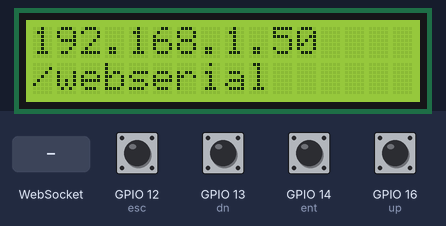
A sketch run on a simulated ESP8266 (NodeMCU). Parts: 16×2 character LCD. The inputs (shaded band) are chosen by the test bench; at power-on: GPIO 12 (esc), GPIO 13 (dn), GPIO 14 (ent), GPIO 16 (up) HIGH. WiFi joins after 1.5 s; servers stay silent unless stated; what the sketch prints to the serial monitor is not drawn.

Above: at 2.8 s.
2.9 s: GPIO 12 (esc) pulled LOW for 0.15 s
4.5 s: GPIO 13 (dn) pulled LOW for 0.15 s
6.1 s: GPIO 14 (ent) pulled LOW for 0.15 s
7.7 s: GPIO 16 (up) pulled LOW for 0.15 s
9.3 s: WebSocket text "lcdx:" received
At 10.5 s:
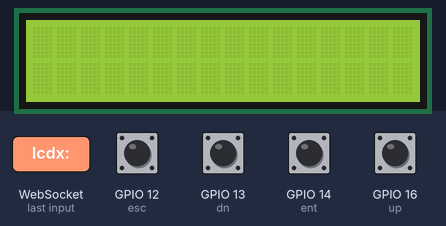
10.8 s: WebSocket text "lcd0:" received
Timing chart, 0 to 13.3 s (numbered marks = the images above; inputs shaded):
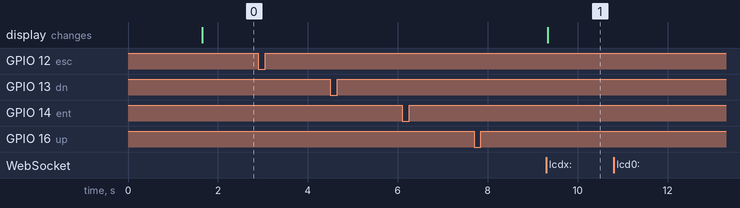

The sketch:

ESP8266__Websockets_HMI__V1.0.ino
```cpp
// ESP8266, Websockets HMI, V1.0

#include <ESP8266WiFi.h>
#include <Arduino.h>
#include <ESPAsyncTCP.h>
#include <ESPAsyncWebServer.h>
#include <WebSerial.h>
#include <LiquidCrystal_I2C.h>

#define up 16 // up button is on ADC pin (16 cannot be input_pullup)
#define dn 13 // dn button pin D7
#define ent 14 // up button pin D5
#define esc 12 // dn button pin D6

//const char* ssid = "Production Line";          // Your WiFi SSID
//const char* password = "t1me33Pus$movinG";  // Your WiFi Password
const char* ssid = "Linear Labs Corp";          // Your WiFi SSID
const char* password = "3n3rgy ^ of humanity!";  // Your WiFi Password
const char* subdirectory = "/webserial";
String d = "";
String message = "";
int upVal;
bool dnVal;
bool entVal;
bool escVal;
bool upIndex = 0;
bool dnIndex = 0;
bool entIndex = 0;
bool escIndex = 0;
unsigned long currentMillis = 0; // current update
unsigned long previousMillis = 0; // lastupdate
int interval = 50; // for blink without delay in ms

AsyncWebServer server(80);
AsyncWebSocket ws("/python"); // needs to be something different than webserial
LiquidCrystal_I2C lcd(0x27, 16, 2);

void recvMsg(uint8_t *data, size_t len) { // web server to serial
  for (int i = 0; i < len; i++) {
    d += char(data[i]);
  }
  cmdIn();
}

void onWsEvent(AsyncWebSocket * server, AsyncWebSocketClient * client, AwsEventType type, void * arg, uint8_t *data, size_t len) {
  //if (type == WS_EVT_CONNECT) {
  //Serial.println("Websocket client connection received");
  //} else if (type == WS_EVT_DISCONNECT) {
  //Serial.println("Client disconnected");
  //} else if (type == WS_EVT_DATA) {
  if (type == WS_EVT_DATA) {
    for (int i = 0; i < len; i++) {
      d += char(data[i]);
    }
    cmdIn();
  }
}

void cmdIn() {
  WebSerial.println(d);
  Serial.println(d);
  ws.textAll(d);
  String cmd = d.substring(0, 5); // 5 character commands
  if (cmd == "lcdx:") { // lcd clear
    lcd.clear();
  }
  else if (cmd == "lcd0:") { // lcd print 1st line
    String subCmd = d.substring(5); //add .toInt() to convert string to int
    lcd.setCursor(0, 0);
    lcd.print(subCmd);
  }
  else if (cmd == "lcd1:") { // lcd print 2nd line
    String subCmd = d.substring(5); //add .toInt() to convert string to int
    lcd.setCursor(0, 1);
    lcd.print(subCmd);
  }
  else if (cmd == "ipcf?") { // print ip
    lcd.clear();
    lcd.setCursor(0, 0);
    lcd.print(WiFi.localIP());
    lcd.setCursor(0, 1);
    lcd.print(subdirectory);
  }
  else if (cmd == "addr?") { // print mac
    WebSerial.println(WiFi.macAddress()); // send to webserial API
    ws.textAll(WiFi.macAddress()); // broadcast to all websocket clients
  }
  d = "";
}
void connectToWiFi() {
  while (WiFi.status() != WL_CONNECTED) {
    delay(500);
    Serial.println("Connecting to WiFi");
  }
}

void setup() {
  Serial.begin(115200);
  Serial.setTimeout(50);
  lcd.begin(16, 2);
  lcd.init();
  lcd.backlight();
  WiFi.mode(WIFI_STA);
  WiFi.begin(ssid, password);
  connectToWiFi();
  WebSerial.begin(&server); // WebSerial is accessible at "<IP Address>/webserial" in browser
  WebSerial.msgCallback(recvMsg);
  ws.onEvent(onWsEvent); // for python webserial
  server.addHandler(&ws);  // for python webserial
  server.begin();
  Serial.println(WiFi.localIP());
  lcd.setCursor(0, 0);
  lcd.print(WiFi.localIP());
  lcd.setCursor(0, 1);
  lcd.print(subdirectory);
  pinMode(up, INPUT); // dn
  pinMode(dn, INPUT_PULLUP); // dn
  pinMode(ent, INPUT_PULLUP); // ent
  pinMode(esc, INPUT_PULLUP); // esc
}

void scanButtons() {
  currentMillis = millis();
  if (currentMillis - previousMillis >= interval) { // Timed Function, scan and print buttons timed
    previousMillis = currentMillis;
    upVal = digitalRead(up); // (buttonOff=653 ; buttonOn=2
    dnVal = digitalRead(dn);
    entVal = digitalRead(ent);
    escVal = digitalRead(esc);
    if ((upVal == LOW) && (upIndex == 0)) {
      Serial.println("upbt:1");
      upIndex = 1;
    }
    if ((upVal == HIGH) && (upIndex == 1)) {
      Serial.println("upbt:0");
      upIndex = 0;
    }
    if ((dnVal == LOW) && (dnIndex == 0)) {
      Serial.println("dnbt:1");
      dnIndex = 1;
    }
    if ((dnVal == HIGH) && (dnIndex == 1)) {
      Serial.println("dnbt:0");
      dnIndex = 0;
    }
    if ((entVal == LOW) && (entIndex == 0)) {
      Serial.println("enbt:1");
      entIndex = 1;
    }
    if ((entVal == HIGH) && (entIndex == 1)) {
      Serial.println("enbt:0");
      entIndex = 0;
    }
    if ((escVal == LOW) && (escIndex == 0)) {
      Serial.println("esbt:1");
      escIndex = 1;
    }
    if ((escVal == HIGH) && (escIndex == 1)) {
      Serial.println("esbt:0");
      escIndex = 0;
    }
  }
}
void loop() {
  message = Serial.readStringUntil('\n'); // if serial from PLC send over wifi
  if (message != "") {
    WebSerial.println(message);
    ws.textAll(message);
    message = "";
  }
  if (WiFi.status() != WL_CONNECTED) { // reconnect to Wifi if signal is lost
    connectToWiFi();
  }
  scanButtons();
}
```

Measured:
- after the input at 2.9 s, every drawn part: stays the same
- after the input at 4.5 s, every drawn part: stays the same
- after the input at 6.1 s, every drawn part: stays the same
- after the input at 7.7 s, every drawn part: stays the same
- after the input at 9.3 s, the display: changes at once (image 1)
- after the input at 10.8 s, every drawn part: stays the same
